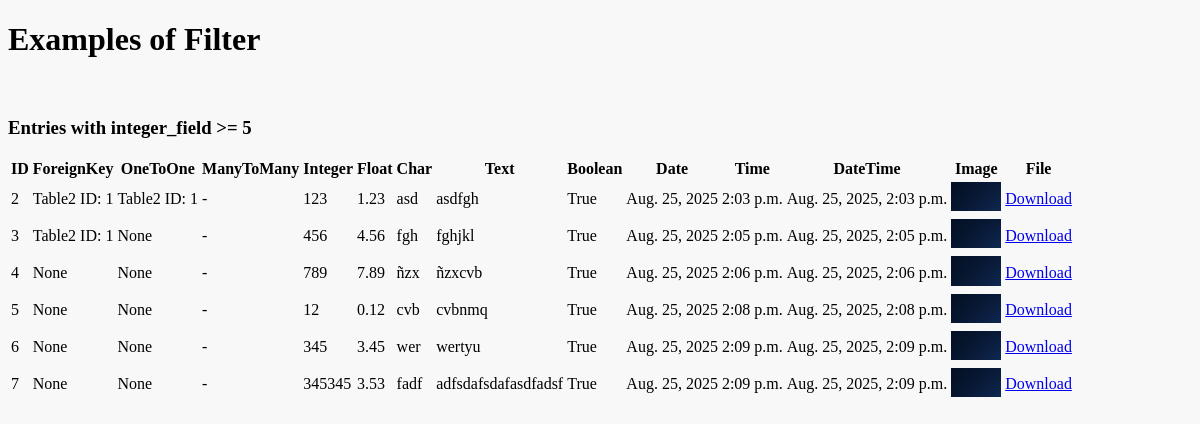
The app's page /filter_example with its own data.
### rest/models.py (models this page shows, shortened)
class Table1(models.Model):
    foreign_key = models.ForeignKey(Table2, on_delete=models.CASCADE, related_name='table1_foreign', null=True, blank=True)
    one_to_one = models.OneToOneField(Table2, on_delete=models.CASCADE, related_name='table1_one', null=True, blank=True)
    many_to_many = models.ManyToManyField(Table3, related_name='table1_many', blank=True)
    integer_field = models.IntegerField(null=True, blank=True)      # Integer value (optional)
    float_field = models.FloatField(null=True, blank=True)          # Floating point number
    char_field = models.CharField(max_length=15)                    # Short text with max length
    text_field= models.TextField(blank=True)                        # Long text (optional)
    boolean_field = models.BooleanField(default=False)              # True or False
    date_field = models.DateField(null=True, blank=True)           # Date only
    time_field = models.TimeField(null=True, blank=True)           # Time only
    datetime_field = models.DateTimeField(null=True, blank=True)   # Full date and time
    image_field = models.ImageField(upload_to='images/', null=True, blank=True)  # For image files
    file_field = models.FileField(upload_to='files/', null=True, blank=True)     # For general files

class Table2(models.Model):
    CHOICES = (
        (1, 'option1'),
        (2, 'option2'),
    )
    positive_small_int = models.PositiveSmallIntegerField(choices=CHOICES, default=1)
    def __str__(self):
        return f"Table2 ID: {self.id}"

### rest/views.py (the view)
# urls.py: path('filter_example', views.filter_example, name='filter_example'),
def filter_example(request):
    filtered_data = Table1.objects.filter(integer_field__gte=5)  # Example filter
    filtered_data_1 = Table1.objects.filter(integer_field=1)
    return render(request, 'queries.html', {
        'type': 'Filter',
        'query1_name': 'Entries with integer_field >= 5',
        'query2_name': 'Entries with integer_field = 1',
        'query1': filtered_data,
        'query2': filtered_data_1
    })

### json_app/context_processors.py (called while the page is built)
def dark_mode_context(request):
    return {'dark_mode': request.session.get('dark_mode', False)}

### rest/templates/queries.html (shortened to what this page needs)
{% extends "base.html" %}
{% block body %}
<h1>Examples of {{ type }}</h1>
<br>
<h3>{{ query1_name }}</h3>
<table>
    <thead>
        <tr>
            <th>ID</th>
            <th>ForeignKey</th>
            <th>OneToOne</th>
            <th>ManyToMany</th>
            <th>Integer</th>
            <th>Float</th>
            <th>Char</th>
            <th>Text</th>
            <th>Boolean</th>
            <th>Date</th>
            <th>Time</th>
            <th>DateTime</th>
            <th>Image</th>
            <th>File</th>
        </tr>
    </thead>
    <tbody>
        {% for entry in query1 %}
         <tr>
            <td>{{ entry.id }}</td>
            <td>{{ entry.foreign_key }}</td>
            <td>{{ entry.one_to_one }}</td>
            <td>
                {% for m in entry.many_to_many.all %}
                    {{ m.email_field }}{% if not forloop.last %}, {% endif %}
                {% empty %}
                    -
                {% endfor %}
            </td>
            <td>{{ entry.integer_field }}</td>
            <td>{{ entry.float_field }}</td>
            <td>{{ entry.char_field }}</td>
            <td>{{ entry.text_field|default:"-" }}</td>
            <td>{{ entry.boolean_field }}</td>
            <td>{{ entry.date_field }}</td>
            <td>{{ entry.time_field }}</td>
            <td>{{ entry.datetime_field }}</td>
            <td>
                {% if entry.image_field %}
                    <img src="{{ entry.image_field.url }}" alt="img" width="50">
                {% else %}
                    -
                {% endif %}
            </td>
            <td>
                {% if entry.file_field %}
                    <a href="{{ entry.file_field.url }}">Download</a>
                {% else %}
                    -
                {% endif %}
            </td>
        </tr>
        {% empty %}
        <tr><td colspan="6">Table1 is empty</td></tr>
        {% endfor %}
    </tbody>
</table>
<br>
{% endblock %}

### json_app/static/css/dark_mode.css (style rules this page uses)
:root { --back-color: #F8F8F8; --text-color: #181D27; --dark-color: #222937; --green-dark: #0C4B33; }
body { background-color: var(--back-color); transition: background-color 0.3s ease, color 0.3s ease; }

### records on screen
Table1: id "2", foreign_key "Table2 ID: 1", one_to_one "Table2 ID: 1", integer_field "123", float_field "1.23", char_field "asd", text_field "asdfgh", boolean_field "True", date_field "Aug. 25, 2025", time_field "2:03 p.m.", datetime_field "Aug. 25, 2025, 2:03 p.m.", image_field (picture)
Table1: id "3", foreign_key "Table2 ID: 1", one_to_one "None", integer_field "456", float_field "4.56", char_field "fgh", text_field "fghjkl", boolean_field "True", date_field "Aug. 25, 2025", time_field "2:05 p.m.", datetime_field "Aug. 25, 2025, 2:05 p.m.", image_field (picture)
Table1: id "4", foreign_key "None", one_to_one "None", integer_field "789", float_field "7.89", char_field "ñzx", text_field "ñzxcvb", boolean_field "True", date_field "Aug. 25, 2025", time_field "2:06 p.m.", datetime_field "Aug. 25, 2025, 2:06 p.m.", image_field (picture)
Table1: id "5", foreign_key "None", one_to_one "None", integer_field "12", float_field "0.12", char_field "cvb", text_field "cvbnmq", boolean_field "True", date_field "Aug. 25, 2025", time_field "2:08 p.m.", datetime_field "Aug. 25, 2025, 2:08 p.m.", image_field (picture)
Table1: id "6", foreign_key "None", one_to_one "None", integer_field "345", float_field "3.45", char_field "wer", text_field "wertyu", boolean_field "True", date_field "Aug. 25, 2025", time_field "2:09 p.m.", datetime_field "Aug. 25, 2025, 2:09 p.m.", image_field (picture)
Table1: id "7", foreign_key "None", one_to_one "None", integer_field "345345", float_field "3.53", char_field "fadf", text_field "adfsdafsdafasdfadsf", boolean_field "True", date_field "Aug. 25, 2025", time_field "2:09 p.m.", datetime_field "Aug. 25, 2025, 2:09 p.m.", image_field (picture)

### other values on screen
{{ type }} "Filter"
{{ query1_name }} "Entries with integer_field >= 5"
